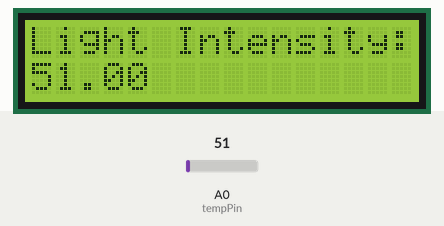
A sketch run on a simulated Arduino Uno, built with avr-gcc and run on an emulated ATmega328P. Parts: 16×2 character LCD. The test bench sets the inputs (shaded band); at power-on: A0 (tempPin) = 51.

Above: at 1.2 s.
1.3 s: A0 (tempPin) set to 61
At 2.5 s:
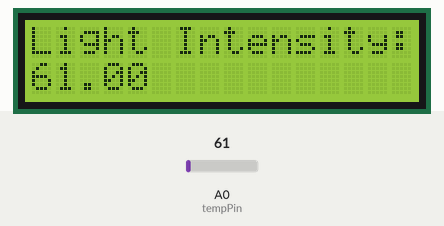
3.0 s: A0 (tempPin) set to 71
At 4.0 s:
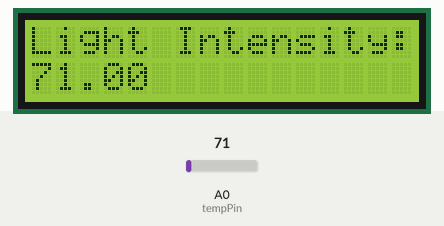
4.5 s: A0 (tempPin) set to 86
At 5.6 s:
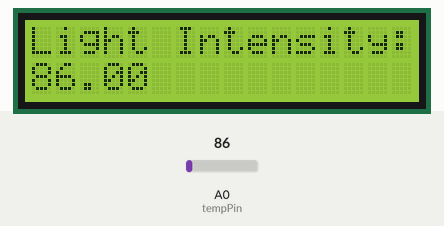
Timing chart, 0 to 7.5 s (numbered marks = the images above; inputs shaded):
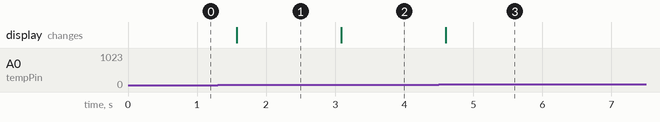

The sketch:

lcd_light_intensity.ino
```cpp
//www.elegoo.com
//2016.12.9

#include <LiquidCrystal.h>
int tempPin = 0;
//                BS  E  D4 D5  D6 D7
LiquidCrystal lcd(7, 8, 9, 10, 11, 12);
void setup()
{
  /*lcd.begin(cols, rows)
    lcd: a variable of type LiquidCrystal
    cols: the number of columns that the display has
    rows: the number of rows that the display has
  */
  lcd.begin(16, 2);
}
void loop()
{
  double analogReading = analogRead(tempPin);

  lcd.setCursor(0, 0);
  lcd.print("Light Intensity:");
  lcd.setCursor(0, 1);
  lcd.print(analogReading);
  delay(500);
}
```

Measured:
- after the input at 1.3 s, the display: changes after 0.28 s (image 1)
- after the input at 3.0 s, the display: changes after 0.09 s (image 2)
- after the input at 4.5 s, the display: changes after 0.10 s (image 3)
